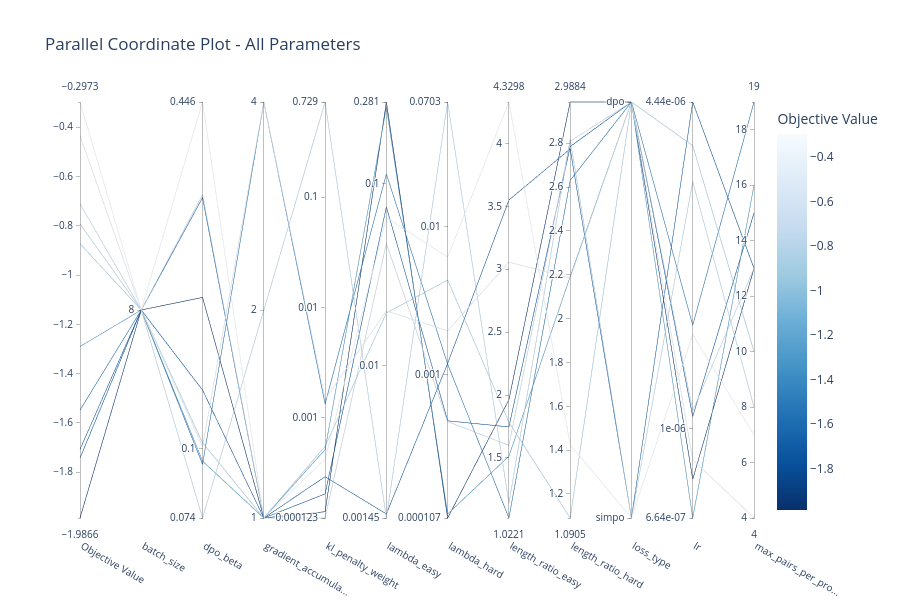

Notebook cell for this chart:
### Markdown cell above
## 4. Parallel Coordinate Plot

Shows relationships between all parameters and the objective value. Look for parameter regions where the objective is best (darker blue lines).

### Code cell
fig = plot_parallel_coordinate(study)
fig.update_layout(title="Parallel Coordinate Plot - All Parameters", height=600)
fig.show()

### Figure 1 — Plotly figure (JSON) as saved in the notebook; plotly's stock layout.template omitted (floating-point values rounded to 4 significant figures)
{"data": [{"dimensions": [{"label": "Objective Value", "range": [-1.987, -0.2973], "values": [-0.2973, -0.8729, -1.708, -1.743, -1.987, -0.7106, -1.29, -0.792, -0.4348, -1.549]}, {"label": "batch_size", "range": [0, 0], "ticktext": ["8"], "tickvals": [0], "values": [0, 0, 0, 0, 0, 0, 0, 0, 0, 0]}, {"label": "dpo_beta", "range": [-1.131, -0.3503], "ticktext": ["0.074", "0.1", "0.446"], "tickvals": [-1.131, -1, -0.3503], "values": [-0.3503, -0.9893, -0.5298, -0.8906, -0.7169, -0.5242, -1.024, -1.131, -0.9968, -1.03]}, {"label": "gradient_accumula...", "range": [0, 2], "ticktext": ["1", "2", "4"], "tickvals": [0, 1, 2], "values": [0, 0, 0, 0, 0, 0, 0, 1, 2, 2]}, {"label": "kl_penalty_weight", "range": [-3.911, -0.1375], "ticktext": ["0.000123", "0.001", "0.01", "0.1", "0.729"], "tickvals": [-3.911, -3, -2, -1, -0.1375], "values": [-3.376, -3.261, -3.537, -3.692, -3.854, -3.911, -3.291, -0.1375, -2.835, -2.876]}, {"label": "lambda_easy", "range": [-2.839, -0.5515], "ticktext": ["0.00145", "0.01", "0.1", "0.281"], "tickvals": [-2.839, -2, -1, -0.5515], "values": [-1.187, -1.712, -2.817, -1.128, -0.5515, -1.329, -0.5807, -2.839, -1.7, -0.9471]}, {"label": "lambda_hard", "range": [-3.972, -1.153], "ticktext": ["0.000107", "0.001", "0.01", "0.0703"], "tickvals": [-3.972, -3, -2, -1.153], "values": [-2.204, -2.36, -2.925, -3.314, -3.972, -3.318, -3.945, -1.153, -2.704, -2.93]}, {"label": "length_ratio_easy", "range": [1.022, 4.33], "values": [4.33, 1.784, 3.55, 1.746, 1.962, 1.6, 1.514, 1.138, 3.057, 1.022]}, {"label": "length_ratio_hard", "range": [1.09, 2.988], "values": [1.425, 1.09, 2.774, 2.785, 2.988, 2.809, 2.192, 2.819, 2.185, 2.631]}, {"label": "loss_type", "range": [0, 1], "ticktext": ["simpo", "dpo"], "tickvals": [0, 1], "values": [0, 1, 0, 1, 1, 1, 1, 0, 1, 1]}, {"label": "lr", "range": [-6.178, -5.353], "ticktext": ["6.64e-07", "1e-06", "4.44e-06"], "tickvals": [-6.178, -6, -5.353], "values": [-5.814, -5.439, -5.353, -5.977, -6.101, -5.965, -6.178, -5.511, -6.062, -5.795]}, {"label": "max_pairs_per_pro...", "range": [4, 19], "values": [7, 10, 13, 15, 13, 13, 16, 8, 4, 19]}], "labelangle": 30, "labelside": "bottom", "line": {"color": [-0.2973, -0.8729, -1.708, -1.743, -1.987, -0.7106, -1.29, -0.792, -0.4348, -1.549], "colorbar": {"title": {"text": "Objective Value"}}, "colorscale": [[0, "rgb(247,251,255)"], [0.125, "rgb(222,235,247)"], [0.25, "rgb(198,219,239)"], [0.375, "rgb(158,202,225)"], [0.5, "rgb(107,174,214)"], [0.625, "rgb(66,146,198)"], [0.75, "rgb(33,113,181)"], [0.875, "rgb(8,81,156)"], [1, "rgb(8,48,107)"]], "reversescale": true, "showscale": true}, "type": "parcoords"}], "layout": {"height": 600, "title": {"text": "Parallel Coordinate Plot - All Parameters"}}}
